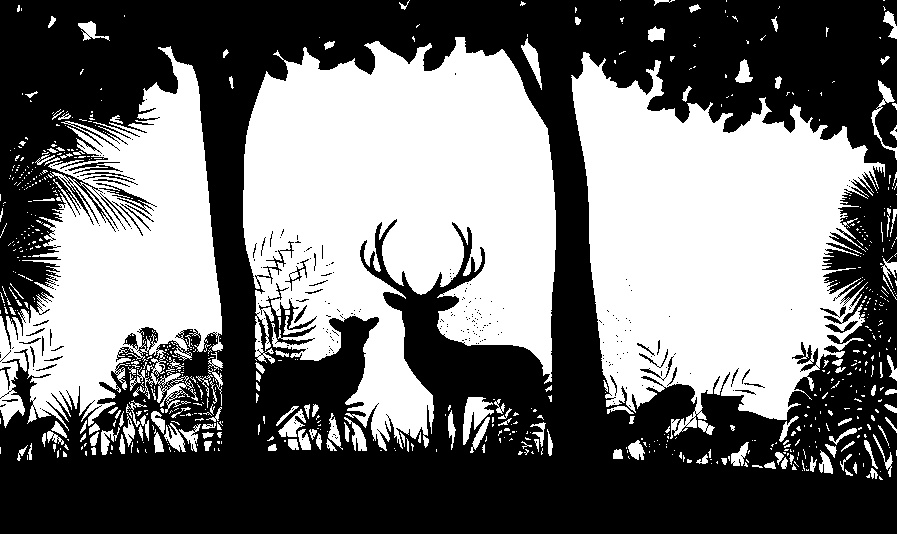
//> input picture Lab03/result/output.jpg, 897 x 534 px
$ ./Lab3-2   (built with g++ and OpenCV 4)
//> lines starting //> are read from the running program, lines starting //| are printed output that depends on the picture
/*  LAB 3-2  */
#include <opencv2/opencv.hpp>
#include <iostream>
#include <vector>
using namespace std;
using namespace cv;

int main() {

	RNG rng;
	Mat img = imread("output.jpg", 0);
//> img is the input picture: 534 rows x 897 cols, CV_8UC1; min 0, max 255, mean 115.1
	Mat gray(img.rows, img.cols, CV_16U, Scalar(0));

	int flag = 1;

	vector <int > vec;
	vec.push_back(0);

	for (int j = 0; j < img.rows; j++) {
		for (int i = 0; i < img.cols; i++) {

			if (img.at<uchar>(j, i) <= 120) {
				//gray.at<short>(j, i) = 0;
				continue;
			}

			if (i == 0 && j == 0) {
				gray.at<short>(j, i) = flag;
				vec.push_back(flag);
				flag++;
			}
			else if (j == 0) {
				if (gray.at<short>(j,i-1)!=0) {
					gray.at<short>(j, i) = gray.at<short>(j, i-1);
				}
				else {
					gray.at<short>(j, i) = flag;
					vec.push_back(flag);
					flag++;
				}
			}
			else if ( i == 0) {
				if (gray.at<short>(j-1, i) != 0) {
					gray.at<short>(j, i) = gray.at<short>(j-1, i);
				}
				else {
					gray.at<short>(j, i) = flag;
					vec.push_back(flag);
					flag++;
				}
			}
			else {
				if (gray.at<short>(j, i-1) == 0 && gray.at<short>(j-1, i) == 0) {
					gray.at<short>(j, i) = flag;
					vec.push_back(flag);
					flag++;
				}
				else if(gray.at<short>(j, i-1) == 0 && gray.at<short>(j-1, i) != 0){
					gray.at<short>(j, i) = gray.at<short>(j-1, i);
				}
				else if (gray.at<short>(j, i-1) != 0 && gray.at<short>(j-1, i) == 0) {
					gray.at<short>(j, i) = gray.at<short>(j, i-1);
				}
				else {
					if (gray.at<short>(j, i-1) == gray.at<short>(j-1, i)) {
						gray.at<short>(j, i) = gray.at<short>(j - 1, i);
					}
					else if (gray.at<short>(j, i-1) > gray.at<short>(j-1, i)) {
						gray.at<short>(j, i) = gray.at<short>(j - 1, i);
						vec[gray.at<short>(j, i - 1)] = gray.at<short>(j - 1, i);
					}
					else {
						 gray.at<short>(j, i) = gray.at<short>(j, i-1);
						 vec[gray.at<short>(j-1, i)] = gray.at<short>(j, i-1);
					}
				}

			}
		}
	}
//> this loop made 534 passes
//> flag on passes 1 to 3: 7, 10, 13
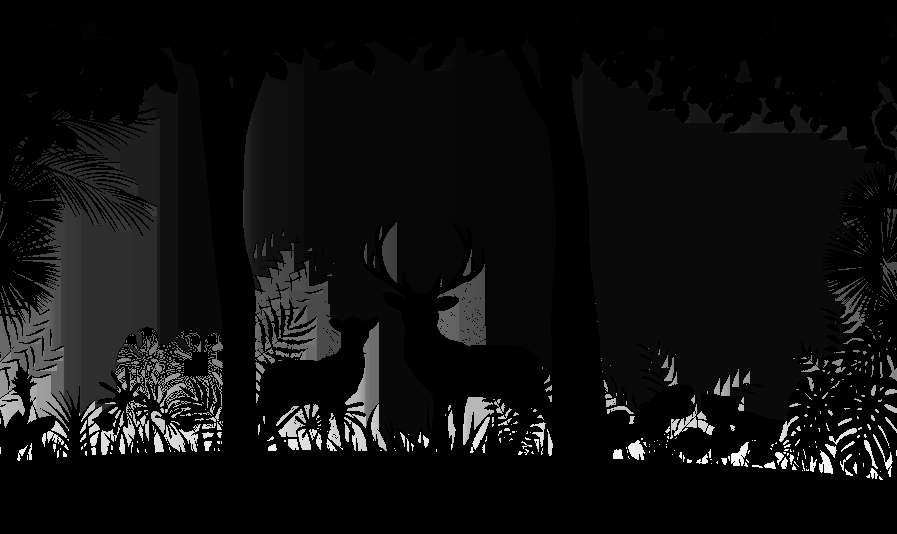
//> gray: 534 rows x 897 cols, CV_16UC1; min 0, max 3465, mean 205.1; drawn with min black and max white
//> after the loop, vec = 3466 values, max 3465 at index 3465, min 0 at index 0, mean 1641.5; flag = 3466

	//imshow("Gray", gray);
	//waitKey(0);

	int arr[3][300];

	for (int i = 0; i <3; i++) {
		for (int j = 0; j < 300; j++) {
			arr[i][j]= rng.uniform(90, 255);
		}
	}

	Mat color(img.rows, img.cols, CV_8UC3);

	for (int i = 0; i < img.rows; i++) {
		for (int j = 0; j < img.cols; j++) {

			if (gray.at<short>(i, j)== 0) {
				color.at<Vec3b>(i, j)[0] = 0;
				color.at<Vec3b>(i, j)[1] = 0;
				color.at<Vec3b>(i, j)[2] = 0;
			}
			else {
				int temp = gray.at<short>(i, j);

				while (vec[temp] != temp) {
					temp=vec[temp];
				}

				color.at<Vec3b>(i, j)[0] = arr[0][temp%300];
				color.at<Vec3b>(i, j)[1] = arr[1][temp%300];
				color.at<Vec3b>(i, j)[2] = arr[2][temp%300];
				//color.at<Vec3b>(i, j)[2] = 100;
				//color.at<Vec3b>(i, j)[1] = 255;
				//color.at<Vec3b>(i, j)[0] = 100;
			}
		}
	}
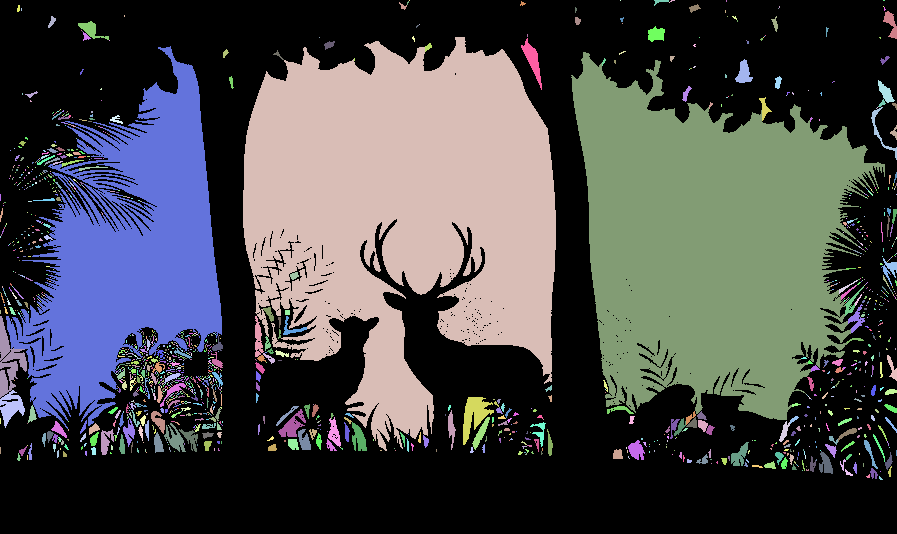
//> color: 534 rows x 897 cols, CV_8UC3; mean B, G, R 74.9, 73.2, 72.7

	imwrite("output2.jpg",color);
	imshow("output", color);
	waitKey(0);

	return 0;
}
